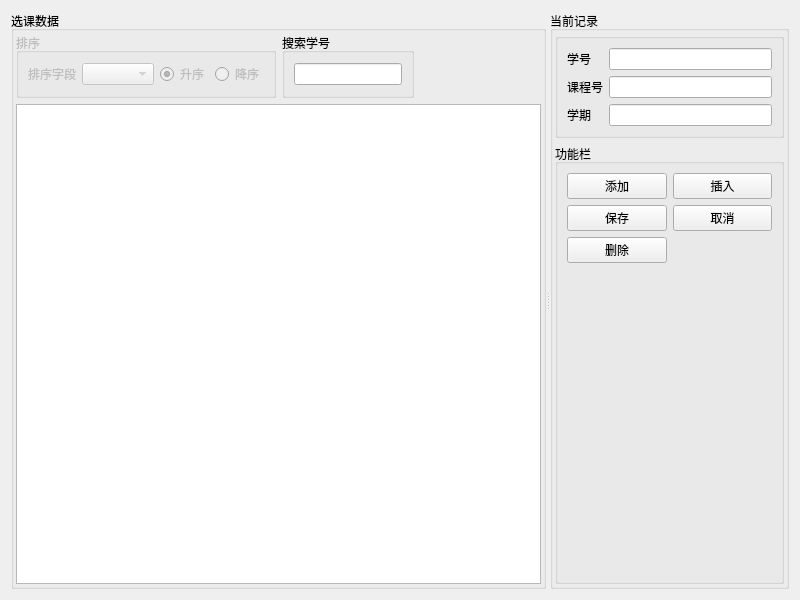
<?xml version="1.0" encoding="UTF-8"?>
<ui version="4.0">
 <class>selectionManagement</class>
 <widget class="QWidget" name="selectionManagement">
  <property name="geometry">
   <rect>
    <x>0</x>
    <y>0</y>
    <width>800</width>
    <height>600</height>
   </rect>
  </property>
  <property name="windowTitle">
   <string>selectionManagement</string>
  </property>
  <layout class="QHBoxLayout" name="horizontalLayout_3">
   <item>
    <widget class="QSplitter" name="splitter">
     <property name="orientation">
      <enum>Qt::Horizontal</enum>
     </property>
     <widget class="QGroupBox" name="groupBox_6">
      <property name="title">
       <string>选课数据</string>
      </property>
      <layout class="QVBoxLayout" name="verticalLayout_4">
       <property name="leftMargin">
        <number>2</number>
       </property>
       <property name="topMargin">
        <number>2</number>
       </property>
       <property name="rightMargin">
        <number>2</number>
       </property>
       <property name="bottomMargin">
        <number>2</number>
       </property>
       <item>
        <layout class="QHBoxLayout" name="horizontalLayout_4">
         <item>
          <widget class="QGroupBox" name="groupBoxSort">
           <property name="enabled">
            <bool>false</bool>
           </property>
           <property name="title">
            <string>排序</string>
           </property>
           <layout class="QHBoxLayout" name="horizontalLayout_2">
            <item>
             <widget class="QLabel" name="label_14">
              <property name="text">
               <string>排序字段</string>
              </property>
             </widget>
            </item>
            <item>
             <widget class="QComboBox" name="comboFields"/>
            </item>
            <item>
             <widget class="QRadioButton" name="radioBtnAscend">
              <property name="text">
               <string>升序</string>
              </property>
              <property name="checked">
               <bool>true</bool>
              </property>
             </widget>
            </item>
            <item>
             <widget class="QRadioButton" name="radioBtnDescend">
              <property name="text">
               <string>降序</string>
              </property>
             </widget>
            </item>
           </layout>
          </widget>
         </item>
         <item>
          <widget class="QGroupBox" name="groupBox_2">
           <property name="title">
            <string>搜索学号</string>
           </property>
           <layout class="QVBoxLayout" name="verticalLayout">
            <item>
             <widget class="QLineEdit" name="lineEdit"/>
            </item>
           </layout>
          </widget>
         </item>
         <item>
          <spacer name="horizontalSpacer">
           <property name="orientation">
            <enum>Qt::Horizontal</enum>
           </property>
           <property name="sizeHint" stdset="0">
            <size>
             <width>40</width>
             <height>20</height>
            </size>
           </property>
          </spacer>
         </item>
        </layout>
       </item>
       <item>
        <widget class="QTableView" name="tableView">
         <property name="styleSheet">
          <string notr="true">alternate-background-color: rgb(211, 249, 248);</string>
         </property>
         <property name="editTriggers">
          <set>QAbstractItemView::AnyKeyPressed|QAbstractItemView::DoubleClicked|QAbstractItemView::EditKeyPressed|QAbstractItemView::SelectedClicked</set>
         </property>
         <attribute name="horizontalHeaderDefaultSectionSize">
          <number>80</number>
         </attribute>
         <attribute name="horizontalHeaderStretchLastSection">
          <bool>true</bool>
         </attribute>
         <attribute name="verticalHeaderDefaultSectionSize">
          <number>25</number>
         </attribute>
        </widget>
       </item>
      </layout>
     </widget>
     <widget class="QGroupBox" name="groupBox">
      <property name="title">
       <string>当前记录</string>
      </property>
      <layout class="QVBoxLayout" name="verticalLayout_3">
       <property name="leftMargin">
        <number>2</number>
       </property>
       <property name="topMargin">
        <number>2</number>
       </property>
       <property name="rightMargin">
        <number>2</number>
       </property>
       <property name="bottomMargin">
        <number>2</number>
       </property>
       <item>
        <layout class="QHBoxLayout" name="horizontalLayout">
         <item>
          <widget class="QGroupBox" name="groupBox_5">
           <property name="title">
            <string/>
           </property>
           <layout class="QFormLayout" name="formLayout">
            <item row="0" column="0">
             <widget class="QLabel" name="label">
              <property name="text">
               <string>学号</string>
              </property>
             </widget>
            </item>
            <item row="0" column="1">
             <widget class="QLineEdit" name="dbSpinEmpNo"/>
            </item>
            <item row="1" column="0">
             <widget class="QLabel" name="label_2">
              <property name="text">
               <string>课程号</string>
              </property>
              <property name="buddy">
               <cstring>dbEditName</cstring>
              </property>
             </widget>
            </item>
            <item row="1" column="1">
             <widget class="QLineEdit" name="dbEditName"/>
            </item>
            <item row="2" column="0">
             <widget class="QLabel" name="label_4">
              <property name="text">
               <string>学期</string>
              </property>
             </widget>
            </item>
            <item row="2" column="1">
             <widget class="QLineEdit" name="dbpswd"/>
            </item>
           </layout>
          </widget>
         </item>
        </layout>
       </item>
       <item>
        <widget class="QGroupBox" name="groupBox_4">
         <property name="title">
          <string>功能栏</string>
         </property>
         <property name="flat">
          <bool>true</bool>
         </property>
         <layout class="QGridLayout" name="gridLayout">
          <item row="3" column="0">
           <spacer name="verticalSpacer">
            <property name="orientation">
             <enum>Qt::Vertical</enum>
            </property>
            <property name="sizeHint" stdset="0">
             <size>
              <width>20</width>
              <height>40</height>
             </size>
            </property>
           </spacer>
          </item>
          <item row="1" column="1">
           <widget class="QPushButton" name="actRevert">
            <property name="text">
             <string>取消</string>
            </property>
            <property name="icon">
             <iconset resource="../../rec.qrc">
              <normaloff>:/按钮图标/images/close-circle.png</normaloff>:/按钮图标/images/close-circle.png</iconset>
            </property>
           </widget>
          </item>
          <item row="0" column="1">
           <widget class="QPushButton" name="actRecInsert">
            <property name="text">
             <string>插入</string>
            </property>
            <property name="icon">
             <iconset resource="../../rec.qrc">
              <normaloff>:/按钮图标/images/left-circle.png</normaloff>:/按钮图标/images/left-circle.png</iconset>
            </property>
           </widget>
          </item>
          <item row="1" column="0">
           <widget class="QPushButton" name="actSubmit">
            <property name="text">
             <string>保存</string>
            </property>
            <property name="icon">
             <iconset resource="../../rec.qrc">
              <normaloff>:/按钮图标/images/save.png</normaloff>:/按钮图标/images/save.png</iconset>
            </property>
           </widget>
          </item>
          <item row="0" column="0">
           <widget class="QPushButton" name="actRecAppend">
            <property name="text">
             <string>添加</string>
            </property>
            <property name="icon">
             <iconset resource="../../rec.qrc">
              <normaloff>:/按钮图标/images/plus-circle.png</normaloff>:/按钮图标/images/plus-circle.png</iconset>
            </property>
           </widget>
          </item>
          <item row="2" column="0">
           <widget class="QPushButton" name="actRecDelete">
            <property name="text">
             <string>删除</string>
            </property>
            <property name="icon">
             <iconset resource="../../rec.qrc">
              <normaloff>:/按钮图标/images/minus-circle.png</normaloff>:/按钮图标/images/minus-circle.png</iconset>
            </property>
           </widget>
          </item>
         </layout>
        </widget>
       </item>
      </layout>
     </widget>
    </widget>
   </item>
  </layout>
 </widget>
 <resources>
  <include location="../../rec.qrc"/>
 </resources>
 <connections/>
</ui>
